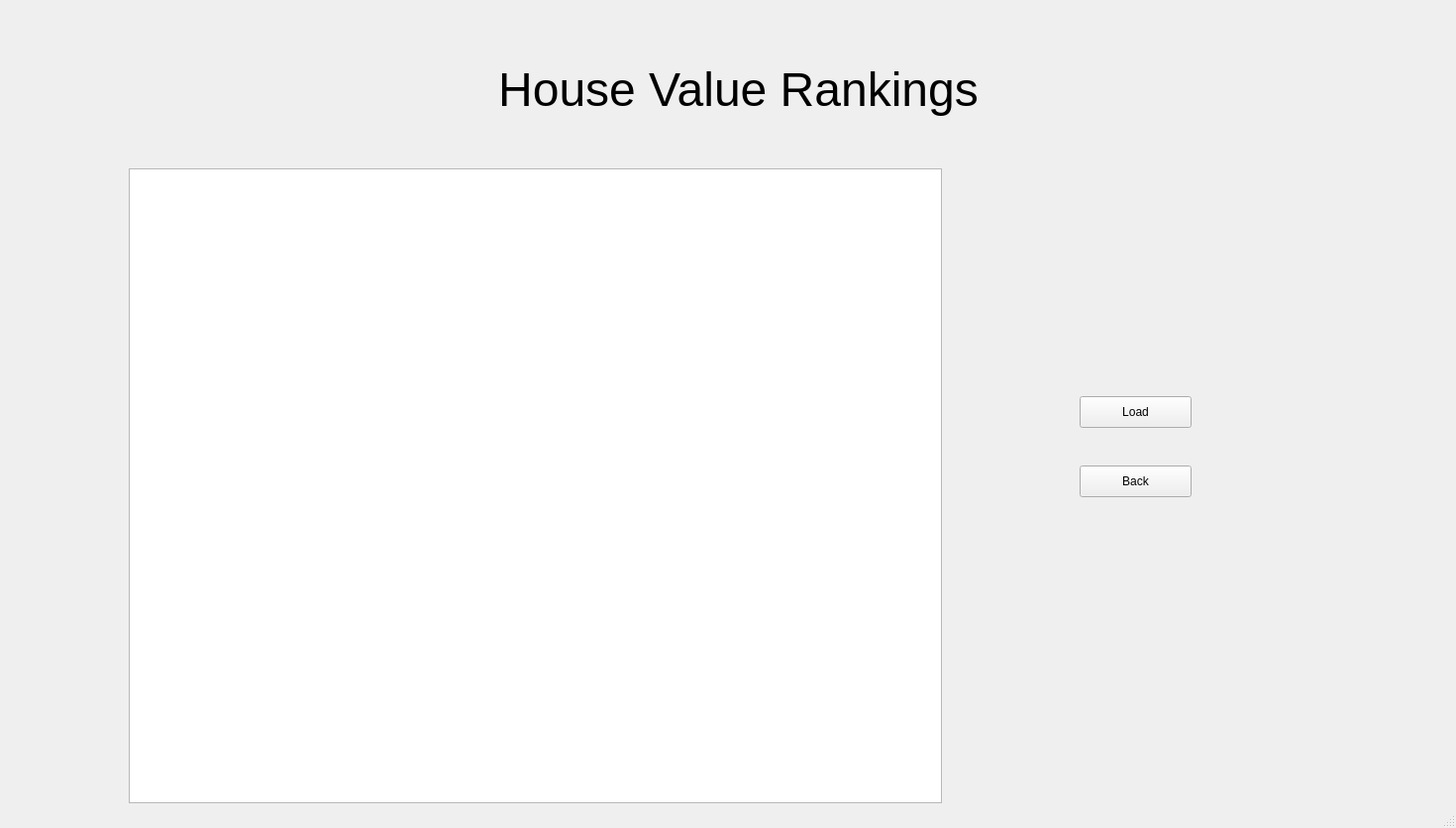
<?xml version="1.0" encoding="UTF-8"?>
<ui version="4.0">
 <class>MainWindow</class>
 <widget class="QMainWindow" name="MainWindow">
  <property name="geometry">
   <rect>
    <x>0</x>
    <y>0</y>
    <width>1470</width>
    <height>836</height>
   </rect>
  </property>
  <property name="windowTitle">
   <string>MainWindow</string>
  </property>
  <widget class="QWidget" name="centralwidget">
   <widget class="QLabel" name="label">
    <property name="geometry">
     <rect>
      <x>460</x>
      <y>50</y>
      <width>571</width>
      <height>81</height>
     </rect>
    </property>
    <property name="text">
     <string>&lt;html&gt;&lt;head/&gt;&lt;body&gt;&lt;p align=&quot;center&quot;&gt;&lt;span style=&quot; font-size:36pt;&quot;&gt;House Value Rankings&lt;/span&gt;&lt;/p&gt;&lt;/body&gt;&lt;/html&gt;</string>
    </property>
   </widget>
   <widget class="QGraphicsView" name="graphicsView">
    <property name="geometry">
     <rect>
      <x>130</x>
      <y>170</y>
      <width>821</width>
      <height>641</height>
     </rect>
    </property>
   </widget>
   <widget class="QPushButton" name="pushButton">
    <property name="geometry">
     <rect>
      <x>1090</x>
      <y>400</y>
      <width>113</width>
      <height>32</height>
     </rect>
    </property>
    <property name="text">
     <string>Load</string>
    </property>
   </widget>
   <widget class="QPushButton" name="pushButton_2">
    <property name="geometry">
     <rect>
      <x>1090</x>
      <y>470</y>
      <width>113</width>
      <height>32</height>
     </rect>
    </property>
    <property name="text">
     <string>Back</string>
    </property>
   </widget>
  </widget>
  <widget class="QMenuBar" name="menubar">
   <property name="geometry">
    <rect>
     <x>0</x>
     <y>0</y>
     <width>1470</width>
     <height>36</height>
    </rect>
   </property>
  </widget>
  <widget class="QStatusBar" name="statusbar"/>
 </widget>
 <resources/>
 <connections/>
</ui>
